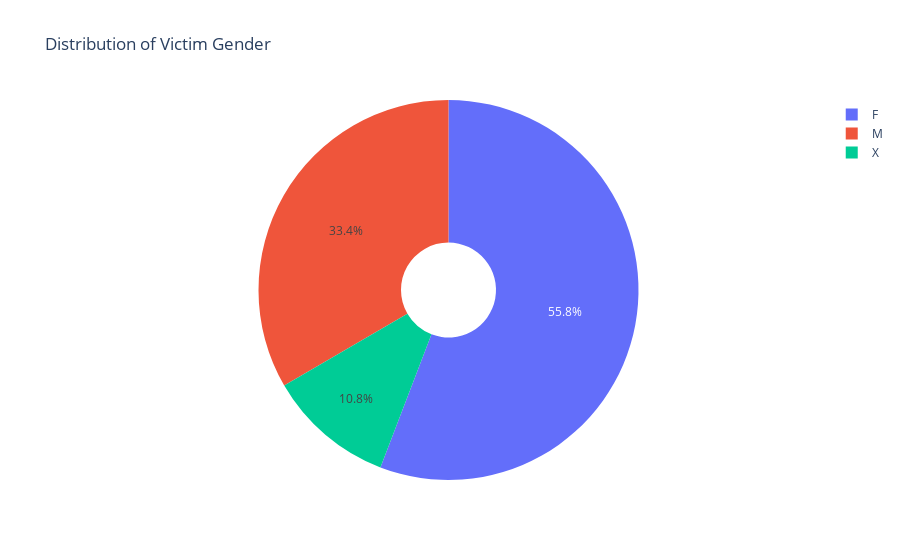

The cell this chart's notebook holds for it:
### Code cell
fig = px.pie(gender_distribution, names = 'Victim Gender', values = 'count', 
title = 'Distribution of Victim Gender',
hole = 0.25)
fig.show()

### Figure 1 — Plotly figure (JSON) as saved in the notebook; plotly's stock layout.template omitted (floating-point values rounded to 4 significant figures)
{"data": [{"domain": {"x": [0, 1], "y": [0, 1]}, "hole": 0.25, "hovertemplate": "Victim Gender=%{label}<br>count=%{value}<extra></extra>", "labels": ["F", "M", "X"], "legendgroup": "", "name": "", "showlegend": true, "type": "pie", "values": [22423, 13405, 4332]}], "layout": {"legend": {"tracegroupgap": 0}, "title": {"text": "Distribution of Victim Gender"}}}
